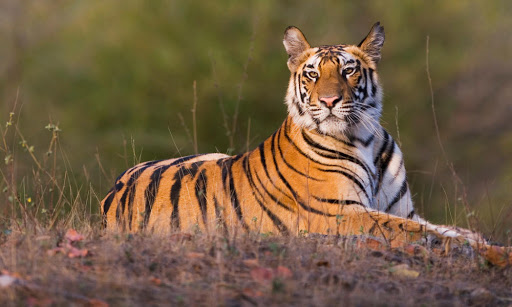
#> input picture tiger.jpg, 512 x 307 px
$ jupyter execute Task-4.2.ipynb
#> lines starting #> are read from the running program, lines starting #| are printed output that depends on the picture; after the words box and inside, x2 and y2 are one past the last pixel; in counts of white or black regions, pixels touching at a corner belong together
🔅 Task 4.2
📌 Take 2 image crop some part of both image and swap it.

[cell 1]
import cv2

[cell 2]
tiger = cv2.imread("tiger.jpg")
#> tiger is the input picture: shape (307, 512, 3); mean B, G, R 67.8, 93.2, 115.7
tiger.shape
#> Out = (307, 512, 3)

[cell 3]
lion =  cv2.imread("lion.jpg")
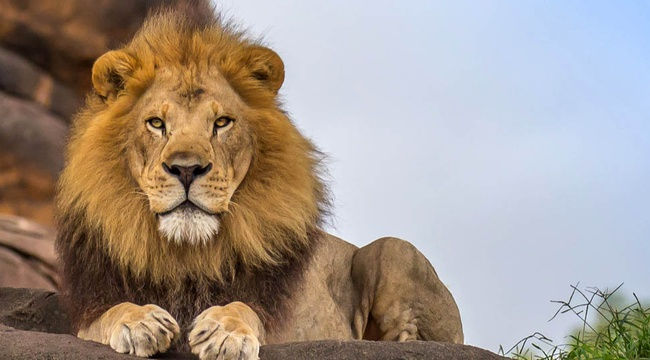
#> input picture lion.jpg, 650 x 360 px
#> lion is the input picture: shape (360, 650, 3); mean B, G, R 140.3, 150.2, 162.9

[cell 4]
lion = lion[:307,:512]
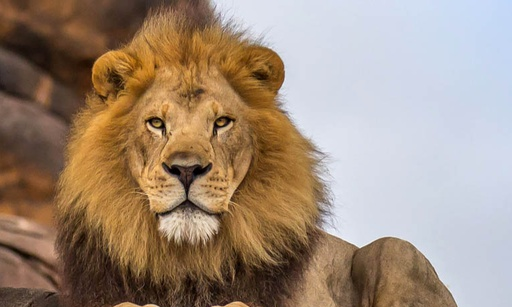
#> lion: shape (307, 512, 3); mean B, G, R 123.2, 140.2, 160
lion.shape
#> Out = (307, 512, 3)

[cell 5]
cv2.imshow("tiger", tiger)
cv2.waitKey()
cv2.destroyAllWindows()

[cell 6]
cv2.imshow("lion", lion)
cv2.waitKey()
cv2.destroyAllWindows()

[cell 7]
#Crop and Swap
crop_tiger = tiger[:150,280:400]
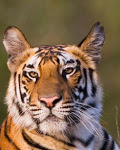
#> crop_tiger: shape (150, 120, 3); mean B, G, R 82.9, 106, 130.8
lion[:150,280:400] = crop_tiger
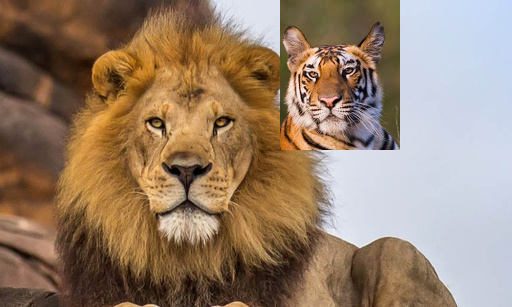
#> lion: shape (307, 512, 3); 11.45% of pixels changed, all inside (x1, y1, x2, y2) = (280, 0, 400, 150)
cv2.imshow("1", lion)
cv2.waitKey()
cv2.destroyAllWindows()

[cell 8]
#Crop and Swap
crop_lion = lion[:300,100:300]
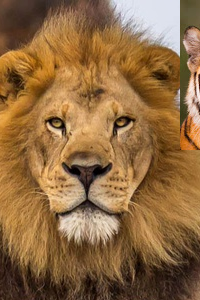
#> crop_lion: shape (300, 200, 3); mean B, G, R 66.1, 106.6, 143.5
tiger[:300,100:300] = crop_lion
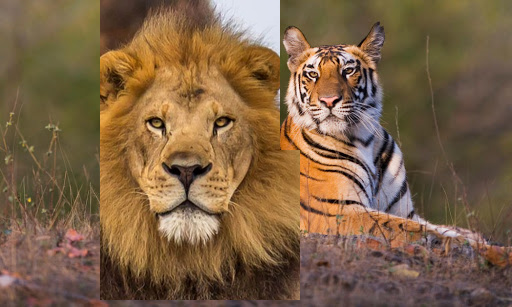
#> tiger: shape (307, 512, 3); mean B, G, R 70.1, 98.2, 125.3
cv2.imshow("2", tiger)
cv2.waitKey()
cv2.destroyAllWindows()
